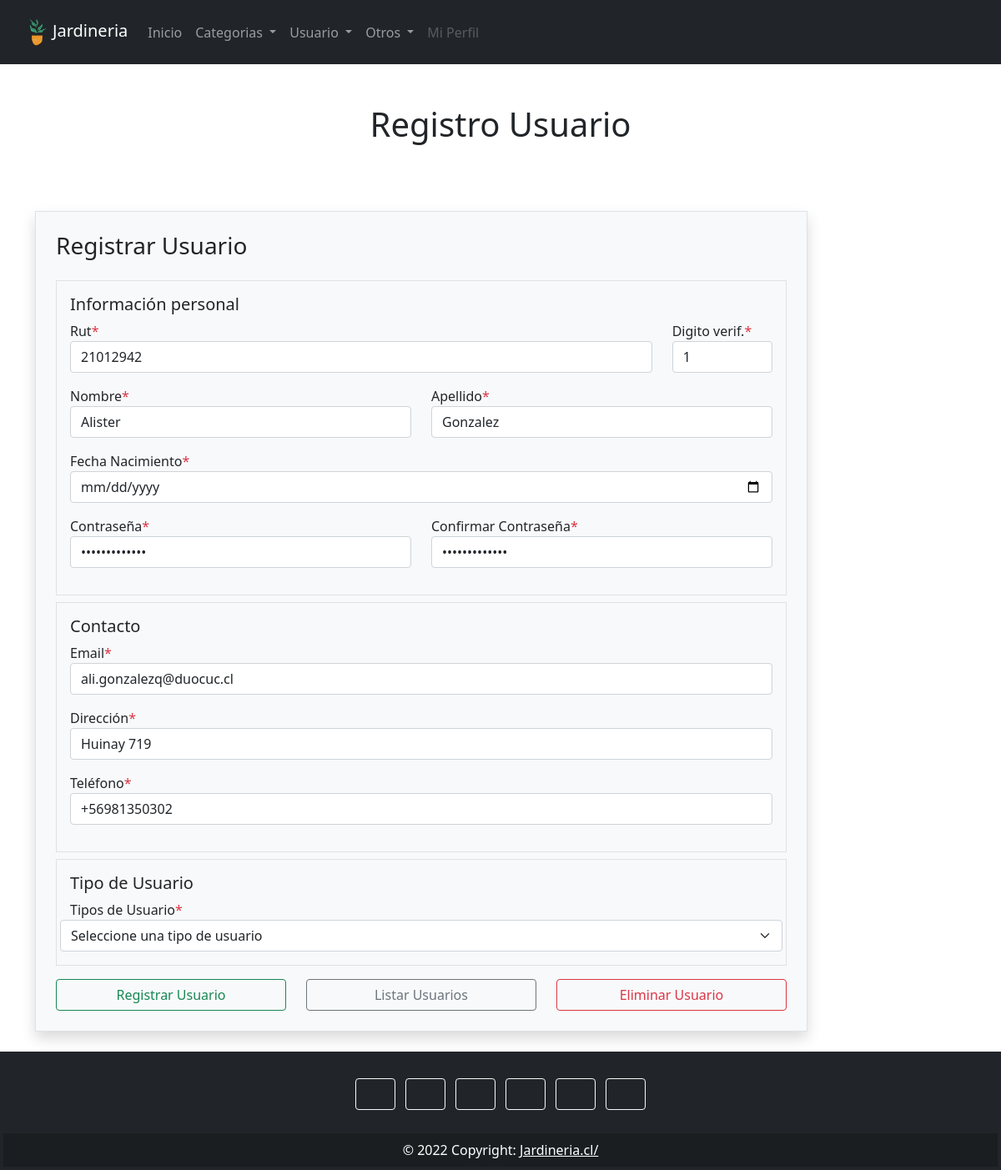
The app's page /crud/usuario/1/ with its own data.
### crud/models.py (models this page shows, shortened)
class Usuario(models.Model):
    rut = models.TextField(max_length=10)
    dv = models.TextField(max_length=1)
    nombre = models.TextField(max_length=20)
    apellido = models.TextField(max_length=20)
    fechaNac = models.DateField()
    password = models.TextField()
    email = models.TextField(max_length=30)
    direccion = models.TextField(max_length=30)
    telefono = models.TextField(max_length=12)
    tipoDeUsuario = models.IntegerField()

### crud/views.py (the view)
# urls.py: path('usuario/<int:id>/', views.viewReadUsuario, name="usuario"),
def viewReadUsuario(request, id):
    cntx = {}
    try:
        fila = Usuario.objects.get(pk = id)
        cntx = {'fila': fila}
    except:
        cntx = {'error': 'Item no encontrado'}
    return render(request, 'usuario.html', cntx)

### crud/templates/usuario.html (shortened to what this page needs)
{% extends "index.html" %}
{% block tituloPagina %}
    <div class="text-center mt-5">
        <h1>Registro Usuario</h1>
    </div>
{% endblock %}
{% block contenido %}
<br>
    <div class="container">
        <div class="row">
            <div class="col-md-10 off-md-4">
                <div class="signup-form">
                    <form action="{%url 'usuario' %}" method="POST" autocomplete="off" class="mt-5 border p-4 bg-light shadow">
                        <h3 class="mb-4">Registrar Usuario</h3>
                        <div class="border p-3">
                            <h5>Información personal</h5>
                          <div class="row">
                            <div class="mb-3 col-md-10">
                              <label for="txtRut">Rut<span class="text-danger">*</span></label>
                              <input type="text" id="txtRut" name="txtRut" maxlength="8" minlength="8" placeholder="Ingrese su Rut" class="txtRut form-control" value="{{fila.rut}}">
                            </div>
                            <div class="mb-3 col-md-2">
                              <label for="txtDV">Digito verif.<span class="text-danger">*</span></label>
                              <input type="text" id="txtDV" name="txtDV" maxlength="1" minlength="1" placeholder="Ingrese su DV" class="txtDV form-control" value="{{fila.dv}}">
                            </div>
                          </div>
                          <div class="row">
                          <div class="mb-3 col-md-6">
                              <label for="txtNombre">Nombre<span class="text-danger">*</span></label>
                              <input type="text" id="txtNombre" name="txtNombre" placeholder="Ingrese su Nombre" class="txtNombre form-control" value="{{fila.nombre}}">
                          </div>
                          <div class="mb-3 col-md-6">
                              <label for="txtApellido">Apellido<span class="text-danger">*</label>
                              <input type="text" id="txtApellido" name="txtApellido" placeholder="Ingrese su Apellido" class="txtApellido form-control" value="{{fila.apellido}}">
                          </div>
                          <div class="mb-3 col-md-12">
                              <label for="fecNac">Fecha Nacimiento<span class="text-danger">*</span> </label>
                              <input type="date" name="fecNac" id="fecNac" class="fecNac form-control" value="{{fila.fechaNac}}">
                          </div>
                        </div>
                        <div class="row">
                          <div class="mb-3 col-md-6">
                              <label for="txtPassword">Contraseña<span class="text-danger">*</label>
                              <input type="password" id="txtPassword" maxlength="25" minlength="8" name="txtPassword" placeholder="Ingrese su Contraseña" class="txtPassword form-control" value="{{fila.password}}">
                          </div>
                          <div class="mb-3 col-md-6">
                              <label for="txtPassword2">Confirmar Contraseña<span class="text-danger">*</label>
                              <input type="password" id="txtPassword2" maxlength="25" minlength="8" name="txtPassword2" placeholder="Confirme su Contraseña" class="txtPassword2 form-control" value="{{fila.password}}">
                          </div>
                      </div>
                      </div>
                      <div class="border mt-2 p-3">
                        <h5>Contacto</h5>
                          <div class="mb-3 col-md-12">
                              <label for="txtEmail">Email<span class="text-danger">*</label>
                              <input type="email" maxlength="75" minlength="13" id="txtEmail" name="txtEmail" placeholder="Ingrese su Email" class="txtEmail form-control" value="{{fila.email}}">
                          </div>
                          <div class="mb-3 col-md-12">
                            <label for="txtDireccion">Dirección<span class="text-danger">*</label>
                            <input type="text" id="txtDireccion" name="txtDireccion" placeholder="Ingrese su Dirección" class="txtDireccion form-control" value="{{fila.direccion}}">
                        </div>
                          <div class="mb-3 col-md-12">
                              <label for="txtTel">Teléfono<span class="text-danger">*</label>
                              <input type="tel" id="txtTel" name="txtTel" maxlength="12" placeholder="Ingrese su Teléfono" class="txtTel form-control" value="{{fila.telefono}}">
                          </div>
                        </div>
                        <div class="border mt-2 p-3">
                            <h5>Tipo de Usuario</h5>
                            <div class="row">
                                <label for="cmbTipoUsuario">Tipos de Usuario<span class="text-danger">*</span></label>
                                <select name="cmbTipoUsuario" class="cmbTipoUsuario form-select" id="cmbTipoUsuario" value="{{ fila.tipoUsuario }}">
                                  <option class="cmbTipoUsuario" hidden value="0">Seleccione una tipo de usuario</option>
                                </select>
                            </div>
                        </div>
                        <div class="row">
                          <div class="col-md-4 mt-3">
                            <input type="submit" name="btnCreate" class="btnCreate btn btn-outline-success form-control" value="Registrar Usuario">
                          </div>
                          <div class="col-md-4 mt-3">
                            <input type="submit" name="btnRead" class="btnRead btn btn-outline-secondary form-control" value="Listar Usuarios">
                          </div>
                          <div class="col-md-4 mt-3">
                            <input type="submit" name="btnDelete" class="btnDelete btn btn-outline-danger form-control" value="Eliminar Usuario">
                          </div>
                        </div>
                    </form>
                </div>
            </div>
        </div>
    </div>
{% endblock %}

### records on screen
Usuario: txtRut "21012942", txtDV "1", txtNombre "Alister", txtApellido "Gonzalez", txtEmail "ali.gonzalezq@duocuc.cl", txtDireccion "Huinay 719", txtTel "+56981350302"
